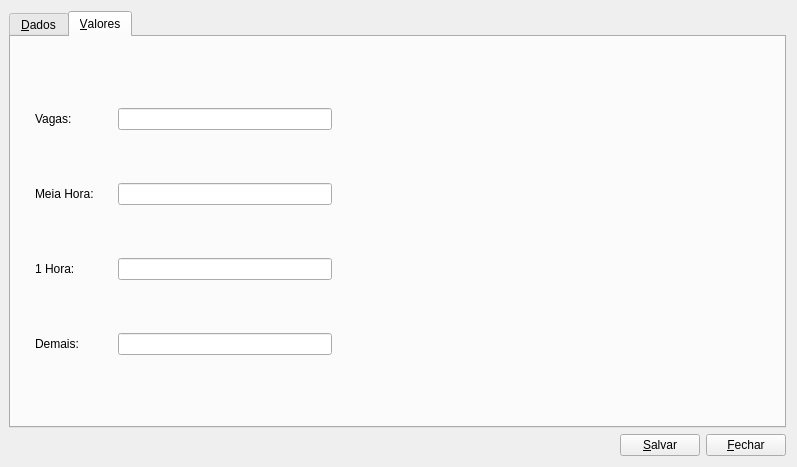
<?xml version="1.0" encoding="UTF-8"?>
<ui version="4.0">
 <class>Configuracoes</class>
 <widget class="QWidget" name="Configuracoes">
  <property name="geometry">
   <rect>
    <x>0</x>
    <y>0</y>
    <width>797</width>
    <height>467</height>
   </rect>
  </property>
  <property name="sizePolicy">
   <sizepolicy hsizetype="Expanding" vsizetype="Expanding">
    <horstretch>0</horstretch>
    <verstretch>0</verstretch>
   </sizepolicy>
  </property>
  <property name="minimumSize">
   <size>
    <width>797</width>
    <height>0</height>
   </size>
  </property>
  <property name="maximumSize">
   <size>
    <width>797</width>
    <height>467</height>
   </size>
  </property>
  <property name="windowTitle">
   <string>Configurações</string>
  </property>
  <property name="windowIcon">
   <iconset resource="../parkmanager.qrc">
    <normaloff>:/icons/configure.png</normaloff>:/icons/configure.png</iconset>
  </property>
  <layout class="QGridLayout" name="gridLayout">
   <property name="leftMargin">
    <number>9</number>
   </property>
   <item row="1" column="0">
    <layout class="QHBoxLayout" name="horizontalLayout">
     <item>
      <spacer name="horizontalSpacer">
       <property name="orientation">
        <enum>Qt::Horizontal</enum>
       </property>
       <property name="sizeHint" stdset="0">
        <size>
         <width>40</width>
         <height>20</height>
        </size>
       </property>
      </spacer>
     </item>
     <item>
      <widget class="QPushButton" name="salvarButton">
       <property name="text">
        <string>&amp;Salvar</string>
       </property>
       <property name="icon">
        <iconset resource="../parkmanager.qrc">
         <normaloff>:/icons/document-save.png</normaloff>:/icons/document-save.png</iconset>
       </property>
       <property name="shortcut">
        <string>F7</string>
       </property>
      </widget>
     </item>
     <item>
      <widget class="QPushButton" name="fecharButton">
       <property name="text">
        <string>&amp;Fechar</string>
       </property>
       <property name="icon">
        <iconset resource="../parkmanager.qrc">
         <normaloff>:/icons/application-exit.png</normaloff>:/icons/application-exit.png</iconset>
       </property>
       <property name="shortcut">
        <string>F8</string>
       </property>
      </widget>
     </item>
    </layout>
   </item>
   <item row="0" column="0">
    <widget class="QTabWidget" name="tabWidget">
     <property name="tabPosition">
      <enum>QTabWidget::North</enum>
     </property>
     <property name="currentIndex">
      <number>1</number>
     </property>
     <widget class="QWidget" name="dadosTab">
      <attribute name="title">
       <string>&amp;Dados</string>
      </attribute>
      <layout class="QGridLayout" name="gridLayout_3">
       <property name="horizontalSpacing">
        <number>24</number>
       </property>
       <property name="margin">
        <number>24</number>
       </property>
       <item row="2" column="1">
        <widget class="QLineEdit" name="cidadeLE"/>
       </item>
       <item row="3" column="1">
        <widget class="QLineEdit" name="cnpjLE">
         <property name="inputMask">
          <string>00.000.000/0000-00; </string>
         </property>
        </widget>
       </item>
       <item row="6" column="0" alignment="Qt::AlignVCenter">
        <widget class="QLabel" name="obsLabel">
         <property name="text">
          <string>Observações:</string>
         </property>
        </widget>
       </item>
       <item row="2" column="0" alignment="Qt::AlignVCenter">
        <widget class="QLabel" name="cidadeLabel">
         <property name="text">
          <string>Cidade-Estado:</string>
         </property>
        </widget>
       </item>
       <item row="1" column="0" alignment="Qt::AlignVCenter">
        <widget class="QLabel" name="enderecoLabel">
         <property name="text">
          <string>Endereço:</string>
         </property>
        </widget>
       </item>
       <item row="6" column="1" colspan="2">
        <widget class="QPlainTextEdit" name="obsPTE"/>
       </item>
       <item row="3" column="0" alignment="Qt::AlignVCenter">
        <widget class="QLabel" name="cnpjLabel">
         <property name="text">
          <string>CNPJ:</string>
         </property>
        </widget>
       </item>
       <item row="4" column="1">
        <widget class="QLineEdit" name="telefoneLE">
         <property name="inputMask">
          <string>(00)000000000; </string>
         </property>
        </widget>
       </item>
       <item row="4" column="2">
        <spacer name="horizontalSpacer_3">
         <property name="orientation">
          <enum>Qt::Horizontal</enum>
         </property>
         <property name="sizeHint" stdset="0">
          <size>
           <width>40</width>
           <height>20</height>
          </size>
         </property>
        </spacer>
       </item>
       <item row="0" column="0">
        <widget class="QLabel" name="nomeLabel">
         <property name="text">
          <string>Nome:</string>
         </property>
        </widget>
       </item>
       <item row="1" column="1" colspan="2">
        <widget class="QLineEdit" name="enderecoLE"/>
       </item>
       <item row="0" column="1" colspan="2">
        <widget class="QLineEdit" name="nomeLE"/>
       </item>
       <item row="4" column="0">
        <widget class="QLabel" name="telefoneLabel">
         <property name="text">
          <string>Telefone:</string>
         </property>
        </widget>
       </item>
      </layout>
     </widget>
     <widget class="QWidget" name="valoresTab">
      <attribute name="title">
       <string>&amp;Valores</string>
      </attribute>
      <layout class="QGridLayout" name="gridLayout_2">
       <property name="horizontalSpacing">
        <number>24</number>
       </property>
       <property name="margin">
        <number>24</number>
       </property>
       <item row="3" column="0">
        <widget class="QLabel" name="demaisLabel">
         <property name="text">
          <string>Demais:</string>
         </property>
        </widget>
       </item>
       <item row="0" column="1">
        <widget class="QLineEdit" name="maxVagasLE"/>
       </item>
       <item row="1" column="1">
        <widget class="QLineEdit" name="meiaLE"/>
       </item>
       <item row="2" column="0">
        <widget class="QLabel" name="horaLabel">
         <property name="text">
          <string>1 Hora:</string>
         </property>
        </widget>
       </item>
       <item row="2" column="1">
        <widget class="QLineEdit" name="horaLE"/>
       </item>
       <item row="1" column="2">
        <spacer name="horizontalSpacer_4">
         <property name="orientation">
          <enum>Qt::Horizontal</enum>
         </property>
         <property name="sizeHint" stdset="0">
          <size>
           <width>40</width>
           <height>20</height>
          </size>
         </property>
        </spacer>
       </item>
       <item row="1" column="0">
        <widget class="QLabel" name="meiaLabel">
         <property name="text">
          <string>Meia Hora:</string>
         </property>
        </widget>
       </item>
       <item row="1" column="3">
        <spacer name="horizontalSpacer_2">
         <property name="orientation">
          <enum>Qt::Horizontal</enum>
         </property>
         <property name="sizeHint" stdset="0">
          <size>
           <width>40</width>
           <height>20</height>
          </size>
         </property>
        </spacer>
       </item>
       <item row="0" column="0">
        <widget class="QLabel" name="vagasLabel">
         <property name="toolTip">
          <string>Quantidade Máxima de Vagas</string>
         </property>
         <property name="text">
          <string>Vagas:</string>
         </property>
        </widget>
       </item>
       <item row="3" column="1">
        <widget class="QLineEdit" name="demaisLE"/>
       </item>
      </layout>
     </widget>
    </widget>
   </item>
  </layout>
 </widget>
 <tabstops>
  <tabstop>tabWidget</tabstop>
  <tabstop>nomeLE</tabstop>
  <tabstop>enderecoLE</tabstop>
  <tabstop>cidadeLE</tabstop>
  <tabstop>cnpjLE</tabstop>
  <tabstop>telefoneLE</tabstop>
  <tabstop>obsPTE</tabstop>
  <tabstop>maxVagasLE</tabstop>
  <tabstop>meiaLE</tabstop>
  <tabstop>horaLE</tabstop>
  <tabstop>demaisLE</tabstop>
  <tabstop>salvarButton</tabstop>
  <tabstop>fecharButton</tabstop>
 </tabstops>
 <resources>
  <include location="../parkmanager.qrc"/>
 </resources>
 <connections/>
</ui>
